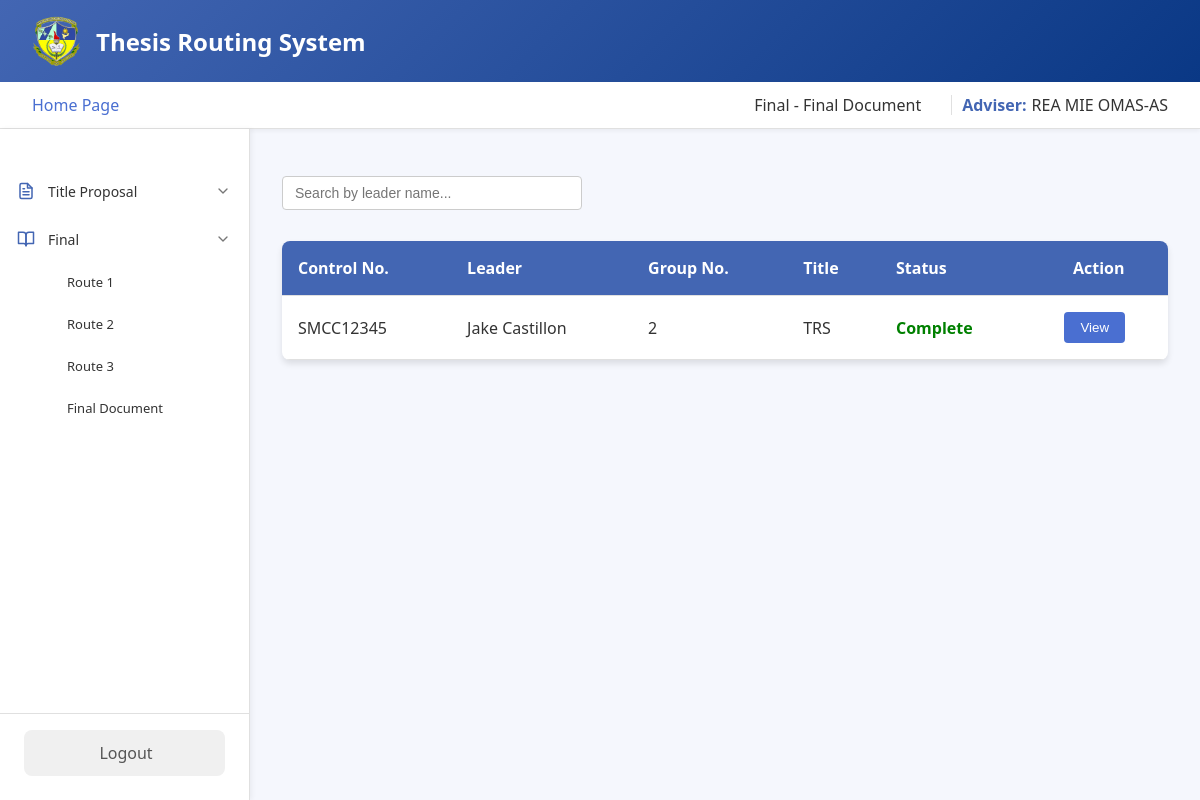
/adviser/homepage/final/finaldocu.php (signed in), run on the app's committed database.
### tables this page shows
CREATE TABLE `finaldocufinal_files` (
  `finaldocu_id` int(11) NOT NULL,
  `student_id` varchar(50) DEFAULT NULL,
  `finaldocu` varchar(255) DEFAULT NULL,
  `adviser_id` varchar(255) DEFAULT NULL,
  `panel1_id` varchar(50) DEFAULT NULL,
  `panel2_id` varchar(50) DEFAULT NULL,
  `panel3_id` varchar(50) DEFAULT NULL,
  `panel4_id` varchar(50) DEFAULT NULL,
  `panel5_id` varchar(255) NOT NULL,
  `department` varchar(100) DEFAULT NULL,
  `date_submitted` datetime DEFAULT NULL,
  `controlNo` varchar(255) NOT NULL,
  `fullname` varchar(255) NOT NULL,
  `group_number` int(255) NOT NULL,
  `title` varchar(255) NOT NULL,
  `school_year` varchar(255) NOT NULL,
  `routeNumber` varchar(254) NOT NULL
);

### adviser/homepage/final/finaldocu.php (the view, shortened to what this page needs)
<?php
include '../../../connection.php';
$adviser_id = $_SESSION['adviser_id'];
$fullname = $_SESSION['fullname'] ?? 'Adviser';
function checkAllRoutesApproved($conn, $student_id) {
    $route1Approved = false;
    $totalStmt = $conn->prepare("
        SELECT COUNT(*) as total_count
        FROM final_monitoring_form
        WHERE student_id = ?
        AND (routeNumber = 'Route 1' OR routeNumber = 'route 1' OR routeNumber = 'ROUTE 1')
    ");
    $totalStmt->bind_param("s", $student_id);
    $totalStmt->execute();
    $result = $totalStmt->get_result();
    $totalRow = $result->fetch_assoc();
    $route1_total = (int)$totalRow['total_count'];
    $stmt = $conn->prepare("
        SELECT COUNT(*) as approved_count
        FROM final_monitoring_form
        WHERE student_id = ?
        AND (routeNumber = 'Route 1' OR routeNumber = 'route 1' OR routeNumber = 'ROUTE 1')
        AND (status = 'Approved' OR status = 'approved' OR status = 'APPROVED')
    ");
    $stmt->bind_param("s", $student_id);
    $stmt->execute();
    $result = $stmt->get_result();
    $route1_approved_count = 0;
    if ($result->num_rows > 0) {
        $row = $result->fetch_assoc();
        $route1_approved_count = (int)$row['approved_count'];
        $route1Approved = ($route1_total > 0 && $route1_approved_count == $route1_total);
    }
    $route2Approved = false;
    $totalStmt = $conn->prepare("
        SELECT COUNT(*) as total_count
        FROM final_monitoring_form
        WHERE student_id = ?
        AND (routeNumber = 'Route 2' OR routeNumber = 'route 2' OR routeNumber = 'ROUTE 2')
    ");
    $totalStmt->bind_param("s", $student_id);
    $totalStmt->execute();
    $result = $totalStmt->get_result();
    $totalRow = $result->fetch_assoc();
    $route2_total = (int)$totalRow['total_count'];
    $stmt = $conn->prepare("
        SELECT COUNT(*) as approved_count
        FROM final_monitoring_form
        WHERE student_id = ?
        AND (routeNumber = 'Route 2' OR routeNumber = 'route 2' OR routeNumber = 'ROUTE 2')
        AND (status = 'Approved' OR status = 'approved' OR status = 'APPROVED')
    ");
    $stmt->bind_param("s", $student_id);
    $stmt->execute();
    $result = $stmt->get_result();
    $route2_approved_count = 0;
    if ($result->num_rows > 0) {
        $row = $result->fetch_assoc();
        $route2_approved_count = (int)$row['approved_count'];
        $route2Approved = ($route2_total > 0 && $route2_approved_count == $route2_total);
    }
    $route3Approved = false;
    $totalStmt = $conn->prepare("
        SELECT COUNT(*) as total_count
        FROM final_monitoring_form
        WHERE student_id = ?
        AND (routeNumber = 'Route 3' OR routeNumber = 'route 3' OR routeNumber = 'ROUTE 3')
    ");
    $totalStmt->bind_param("s", $student_id);
    $totalStmt->execute();
    $result = $totalStmt->get_result();
    $totalRow = $result->fetch_assoc();
    $route3_total = (int)$totalRow['total_count'];
    $stmt = $conn->prepare("
        SELECT COUNT(*) as approved_count
        FROM final_monitoring_form
        WHERE student_id = ?
        AND (routeNumber = 'Route 3' OR routeNumber = 'route 3' OR routeNumber = 'ROUTE 3')
        AND (status = 'Approved' OR status = 'approved' OR status = 'APPROVED')
    ");
    $stmt->bind_param("s", $student_id);
    $stmt->execute();
    $result = $stmt->get_result();
    $route3_approved_count = 0;
    if ($result->num_rows > 0) {
        $row = $result->fetch_assoc();
        $route3_approved_count = (int)$row['approved_count'];
        $route3Approved = ($route3_total > 0 && $route3_approved_count == $route3_total);
    }
    $all_routes_approved = true;
    if ($route1_total > 0 && $route1_approved_count == $route1_total) {
        $route1Approved = true;
    }
    if ($route3_total > 0 && $route3_approved_count == $route3_total) {
        $route3Approved = true;
    }
    return [
        'route1' => $route1Approved,
        'route2' => $route2Approved,
        'route3' => $route3Approved,
        'all_approved' => $all_routes_approved,
        'route1_counts' => [
            'total' => $route1_total,
            'approved' => $route1_approved_count
        ],
        'route2_counts' => [
            'total' => $route2_total,
            'approved' => $route2_approved_count
        ],
        'route3_counts' => [
            'total' => $route3_total,
            'approved' => $route3_approved_count
        ]
    ];
}
?>
<!DOCTYPE html>
<html lang="en">
<head>
</head>
<body>
    <div class="container">
        <header class="header">
            <div class="logo-container">
                <img src="../../../assets/logo.png" alt="SMCC Logo">
                <div class="logo">Thesis Routing System</div>
            </div>
        </header>
        <div class="top-bar">
            <div class="homepage">
                <a href="../homepage.php">Home Page</a>
            </div>
            <div class="user-info">
                <div class="routeNo" style="margin-right: 20px;">Final - Final Document</div>
                <span class="role">Adviser:</span>
                <span class="user-name"><?= htmlspecialchars($fullname) ?></span>
            </div>
        </div>
        <div class="main-content">
        <nav class="sidebar">
                <nav class="nav-menu">
                    <div class="menu-item dropdown">
                        <div class="menu-header">
                            <div class="icon">
                            </div>
                            <span>Title Proposal</span>
                            <div class="dropdown-icon expanded">
                                <svg xmlns="http://www.w3.org/2000/svg" viewBox="0 0 24 24" fill="none"
                                    stroke="currentColor" stroke-width="2" stroke-linecap="round"
                                    stroke-linejoin="round">
                                    <polyline points="6 9 12 15 18 9"></polyline>
                                </svg>
                            </div>
                        </div>
                    </div>
                    <div class="menu-item dropdown">
                        <div class="menu-header">
                            <div class="icon">
                                <svg xmlns="http://www.w3.org/2000/svg" viewBox="0 0 24 24" fill="none"
                                    stroke="currentColor" stroke-width="2" stroke-linecap="round"
                                    stroke-linejoin="round">
                                    <path d="M2 3h6a4 4 0 0 1 4 4v14a3 3 0 0 0-3-3H2z"></path>
                                    <path d="M22 3h-6a4 4 0 0 0-4 4v14a3 3 0 0 1 3-3h7z"></path>
                                </svg>
                            </div>
                            <span>Final</span>
                            <div class="dropdown-icon">
                                <svg xmlns="http://www.w3.org/2000/svg" viewBox="0 0 24 24" fill="none"
                                    stroke="currentColor" stroke-width="2" stroke-linecap="round"
                                    stroke-linejoin="round">
                                    <polyline points="6 9 12 15 18 9"></polyline>
                                </svg>
                            </div>
                        </div>
                        <div class="dropdown-content">
                            <a href="../final/route1.php" class="submenu-item">Route 1</a>
                            <a href="../final/route2.php" class="submenu-item">Route 2</a>
                            <a href="../final/route3.php" class="submenu-item">Route 3</a>
                            <a href="../final/finaldocu.php" class="submenu-item">Final Document</a>
                        </div>
                    </div>
                </nav>
                <div class="logout">
                    <a href="../../../logout.php">Logout</a>
                </div>
            </nav>
            <div class="content" id="content-area">
            <div class="search-container">
                <input type="text" id="searchInput" class="search-box" placeholder="Search by leader name..." onkeyup="searchTable()">
            </div>
            <?php
            $query = "
                    SELECT
                        finaldocu,
                        student_id,
                        finaldocu_id,
                        department,
                        group_number,
                        controlNo,
                        fullname,
                        title
                    FROM finaldocufinal_files
                    WHERE adviser_id = ?";
                $stmt = $conn->prepare($query);
                $stmt->bind_param("s", $adviser_id);
                $stmt->execute();
                $result = $stmt->get_result();
                if ($result->num_rows > 0) {
                    echo "
                    <table>
                        <thead>
                            <tr>
                                <th>Control No.</th>
                                <th>Leader</th>
                                <th>Group No.</th>
                                <th>Title</th>
                                <th>Status</th>
                                <th class='action-label'>Action</th>
                            </tr>
                        </thead>
                        <tbody>
                    ";
                    while ($row = $result->fetch_assoc()) {
                        $filePath = htmlspecialchars($row['finaldocu'], ENT_QUOTES);
                        $student_id = htmlspecialchars($row['student_id'], ENT_QUOTES);
                        $finaldocu_id = htmlspecialchars($row['finaldocu_id'], ENT_QUOTES);
                        $groupNo = htmlspecialchars($row['group_number'], ENT_QUOTES);
                        $controlNo = htmlspecialchars($row['controlNo'], ENT_QUOTES);
                        $fullName = htmlspecialchars($row['fullname'], ENT_QUOTES);
                        $title = htmlspecialchars($row['title'], ENT_QUOTES);
                        $routeStatus = checkAllRoutesApproved($conn, $student_id);
                        $statusLabel = '';
                        $statusColor = '';
                        if ($routeStatus['all_approved']) {
                            $statusLabel = 'Complete';
                            $statusColor = 'green';
                        }
                        echo "
                            <tr>
                                <td>$controlNo</td>
                                <td>$fullName</td>
                                <td>$groupNo</td>
                                <td>$title</td>
                                <td><span style='color: $statusColor; font-weight: bold;'>$statusLabel</span></td>
                                <td style='text-align: center;'>
                                    <button class='view-button' onclick=\"viewFile('$filePath', '$student_id', '$finaldocu_id')\">View</button>
                                </td>
                            </tr>
                        ";
                    }
                    echo "
                        </tbody>
                    </table>
                    ";
                } else {
                    echo "<p>No files uploaded yet.</p>";
                }
                ?>
            </div>
        </div>
    </div>
</html>

### adviser/homepage/final/finaldocu.php (style rules this page uses)
:root { --primary: #4366b3; --primary-light: #0a3885; --accent: #4a6fd1; --light: #f5f7fd; --dark: #333; --success: #28a745; --shadow: 0 4px 6px rgba(0, 0, 0, 0.1); --border: #e0e0e0; --white: #ffffff; --hover: #f5f7fd; --active: #e5ebf8; --text-light: #777777; --radius: 8px; }
* { margin: 0; padding: 0; box-sizing: border-box; }
body { font-family: 'Segoe UI', Tahoma, Geneva, Verdana, sans-serif; background-color: var(--light); color: var(--dark); min-height: 100vh; }
.container { display: flex; flex-direction: column; min-height: 100vh; }
.header { background: linear-gradient(135deg, var(--primary) 0%, var(--primary-light) 100%); color: white; padding: 1rem 2rem; box-shadow: var(--shadow); }
.logo-container { display: flex; align-items: center; }
.logo-container img { height: 50px; margin-right: 15px; }
.logo { font-size: 1.5rem; font-weight: 600; }
.top-bar { display: flex; justify-content: space-between; align-items: center; padding: 0.75rem 2rem; background-color: white; box-shadow: 0 2px 4px rgba(0, 0, 0, 0.05); border-bottom: 1px solid var(--border); }
.homepage a { color: var(--accent); text-decoration: none; font-weight: 500; transition: all 0.3s; }
.user-info { display: flex; align-items: center; }
.role { font-weight: 600; margin-right: 5px; color: var(--primary); }
.user-name { color: var(--dark); }
.main-content { display: flex; flex: 1; }
.sidebar { width: 250px; background-color: white; padding: 1.5rem 0; box-shadow: 2px 0 5px rgba(0, 0, 0, 0.05); display: flex; flex-direction: column; justify-content: space-between; border-right: 1px solid var(--border); }
.sidebar a { display: block; padding: 0.75rem 1.5rem; color: var(--dark); text-decoration: none; transition: all 0.3s; border-left: 3px solid transparent; }
.logout { padding: 0 1.5rem; margin-top: auto; border-top: 1px solid var(--border); padding-top: 1rem; }
.logout a { display: flex; align-items: center; justify-content: center; background-color: #f0f0f0; color: #555; padding: 0.75rem; border-radius: 8px; text-decoration: none; font-weight: 500; transition: all 0.3s; }
.action-label { text-align: center; }
.content { flex: 1; padding: 2rem; position: relative; overflow: auto; }
table { width: 100%; border-collapse: collapse; margin-top: 1rem; background-color: white; box-shadow: var(--shadow); border-radius: 8px; overflow: hidden; }
th, td { padding: 1rem; text-align: left; border-bottom: 1px solid var(--border); }
th { background-color: var(--primary); color: white; font-weight: 600; }
button { padding: 0.5rem 1rem; border: none; border-radius: 4px; cursor: pointer; font-weight: 500; transition: all 0.3s; }
.view-button { background-color: var(--accent); color: white; margin-right: 0.5rem; }
.nav-menu { display: flex; flex-direction: column; padding: 1rem 0; gap: 4px; }
.menu-item { display: flex; flex-direction: column; }
.menu-header { display: flex; align-items: center; padding: 0.75rem 1rem; cursor: pointer; border-radius: 8px; transition: all 0.2s ease; gap: 12px; }
.icon { width: 20px; height: 20px; display: flex; align-items: center; justify-content: center; color: var(--primary); }
.icon svg { width: 18px; height: 18px; stroke: var(--primary); }
.menu-header span { flex: 1; font-size: 14px; color: var(--dark); }
.dropdown-icon { width: 20px; height: 20px; display: flex; align-items: center; justify-content: center; transition: transform 0.2s ease; }
.dropdown-icon svg { width: 16px; height: 16px; stroke: #777777; }
.dropdown-content { display: none; flex-direction: column; padding-left: 2.5rem; }
.dropdown-content.show { display: flex; }
.submenu-item { padding: 0.6rem 1rem; font-size: 13px; color: #777777; text-decoration: none; border-radius: 8px; transition: all 0.2s ease; }
.search-container { margin: 15px 0; width: 100%; display: flex; justify-content: flex-start; align-items: center; }
.search-box { padding: 8px 12px; border: 1px solid #ccc; border-radius: 4px; width: 300px; font-size: 14px; margin-bottom: 15px; }

### data on the page
finaldocufinal_files: controlNo "SMCC12345", fullname "Jake Castillon", group_number "2", title "TRS", statusLabel "Complete"

### other printed values
$fullname "REA MIE OMAS-AS"
